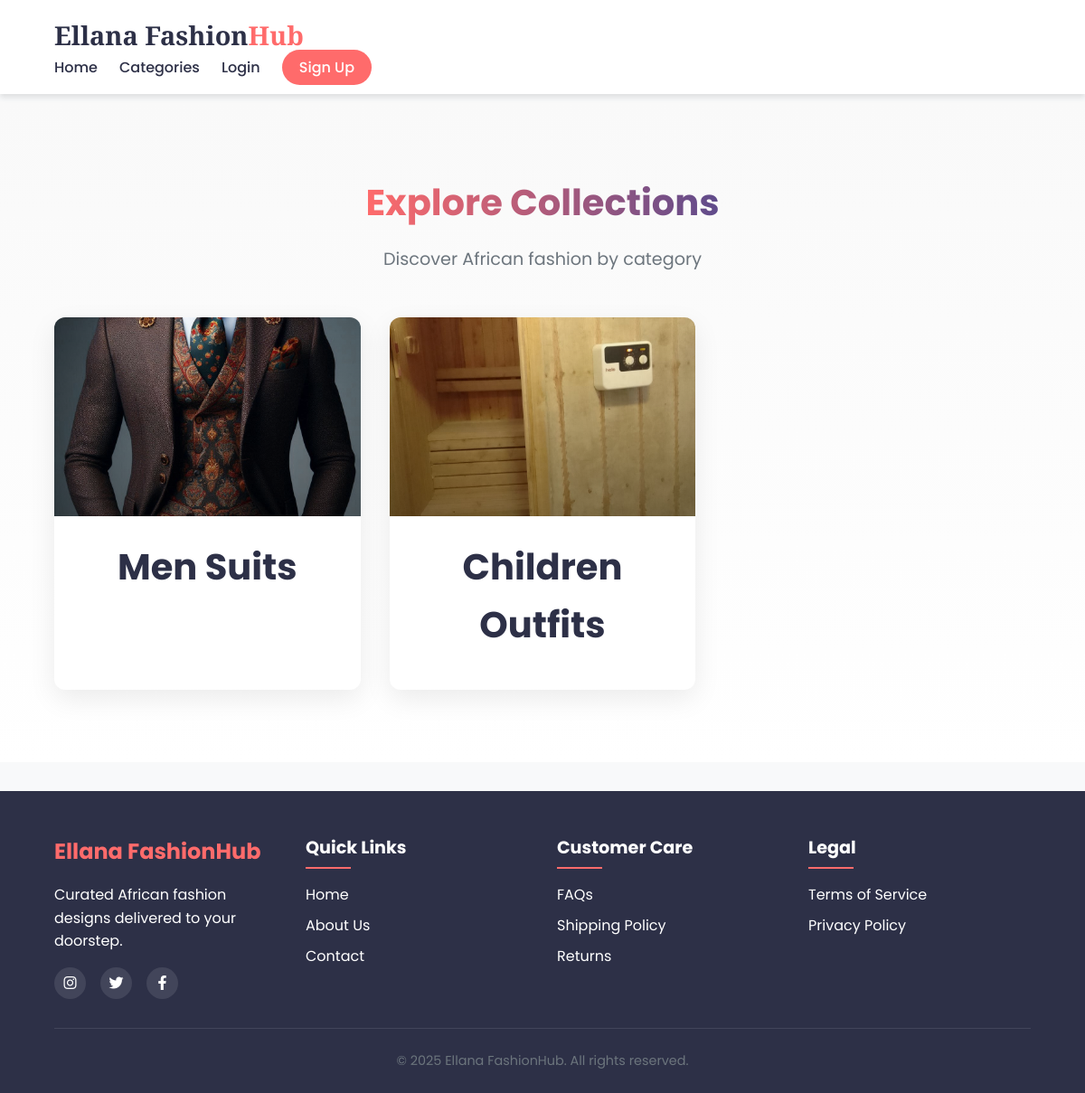
Page /categories/ on the committed database.
### core/models.py (models this page shows, shortened)
class Category(models.Model):
    name = models.CharField(max_length=120, unique=True)
    slug = models.SlugField(max_length=140, unique=True)
    image = models.ImageField(upload_to='categories/', null=True, blank=True)
    color = models.CharField(max_length=20, default='blue')  # for category color coding
    featured = models.BooleanField(default=False)  # for featured categories

### core/views.py (the view)
# urls.py: path('categories/', CategoryListView.as_view(), name='category_list'),
class CategoryListView(ListView):
    model = Category
    template_name = 'core/category_list.html'
    context_object_name = 'categories'
    def get_queryset(self):
        return Category.objects.all().prefetch_related('outfit_set')
    def get_context_data(self, **kwargs):
        context = super().get_context_data(**kwargs)
        context['featured_categories'] = Category.objects.filter(featured=True)[:3]
        return context

### core/templates/core/category_list.html (shortened to what this page needs)
{% extends 'core/base.html' %}
{% load static %}
{% block content %}
<section class="categories-section">
  <div class="container">
    <div class="section-header animate-on-scroll">
      <h1 class="section-title">Explore Collections</h1>
      <p class="section-subtitle">Discover African fashion by category</p>
    </div>
    <div class="categories-grid">
      {% for category in categories %}
      <a href="{% url 'category_detail' category.slug %}" class="category-card" style="--category-color: {{ category.color|default:'#FF6B6B' }}">
        <div class="category-image-container">
          {% if category.image %}
          <img src="{{ category.image.url }}" alt="{{ category.name }}" class="category-image">
          {% else %}
          <div class="category-placeholder">
            <i class="fas fa-tshirt"></i>
          </div>
          {% endif %}
          <div class="category-overlay"></div>
        </div>
        <h3 class="category-title">{{ category.name }}</h3>
      </a>
      {% endfor %}
    </div>
  </div>
</section>
{% endblock %}

### core/static/css/style.css (style rules this page uses)
:root { --primary: #FF6B6B; --secondary: #5F4B8B; --accent: #FFD166; --dark: #2D3047; --light: #F8F9FA; --gray: #6C757D; --success: #28A745; --error: #DC3545; --warning: #FD7E14; --info: #17A2B8; --shadow: 0 4px 6px rgba(0, 0, 0, 0.1); --transition: all 0.3s ease; }
* { margin: 0; padding: 0; box-sizing: border-box; }
body { font-family: 'Poppins', sans-serif; color: var(--dark); background-color: var(--light); line-height: 1.6; }
.container { width: 90%; max-width: 1200px; margin: 0 auto; }
a { text-decoration: none; color: inherit; }
.categories-section { padding: 3rem 0; background-color: #f9f9f9; }
.category-card { flex: 0 0 250px; border-radius: 10px; overflow: hidden; box-shadow: 0 4px 10px rgba(0, 0, 0, 0.1); transition: all 0.3s ease; }
.category-overlay { position: absolute; top: 0; left: 0; width: 100%; height: 100%; background: rgba(0, 0, 0, 0.4); transition: all 0.3s ease; }
.animate-on-scroll { opacity: 0; transform: translateY(30px); transition: all 0.6s ease; }
.animate-on-scroll.animated { opacity: 1; transform: translateY(0); }
.categories-section { padding: 5rem 0; background: linear-gradient(to bottom, #f9f9f9 0%, #ffffff 100%); }
.section-header { text-align: center; margin-bottom: 3rem; }
.section-title { font-size: 2.5rem; font-weight: 700; margin-bottom: 1rem; background: linear-gradient(to right, var(--primary), var(--secondary)); -webkit-background-clip: text; background-clip: text; color: transparent; display: inline-block; }
.section-subtitle { color: var(--gray); font-size: 1.2rem; }
.categories-grid { display: grid; grid-template-columns: repeat(auto-fill, minmax(280px, 1fr)); gap: 2rem; margin: 0 auto; }
.category-card { position: relative; border-radius: 12px; overflow: hidden; box-shadow: 0 10px 30px rgba(0, 0, 0, 0.08); transition: all 0.4s cubic-bezier(0.175, 0.885, 0.32, 1.1); text-decoration: none; color: var(--dark); background: white; }
.category-image-container { position: relative; height: 220px; overflow: hidden; }
.category-image { width: 100%; height: 100%; object-fit: cover; transition: transform 0.5s ease; }
.category-overlay { position: absolute; top: 0; left: 0; width: 100%; height: 100%; background: linear-gradient(to bottom, rgba(0,0,0,0) 0%, rgba(0,0,0,0.3) 100%); }
.category-title { padding: 1.5rem; font-size: 1.3rem; font-weight: 600; text-align: center; color: var(--dark); transition: all 0.3s ease; }
.category-title { font-size: 2.5rem; font-weight: 700; margin-bottom: 1rem; }

### rows in the picture
Category: image (picture), name "Men Suits"
Category: image (picture), name "Children Outfits"
